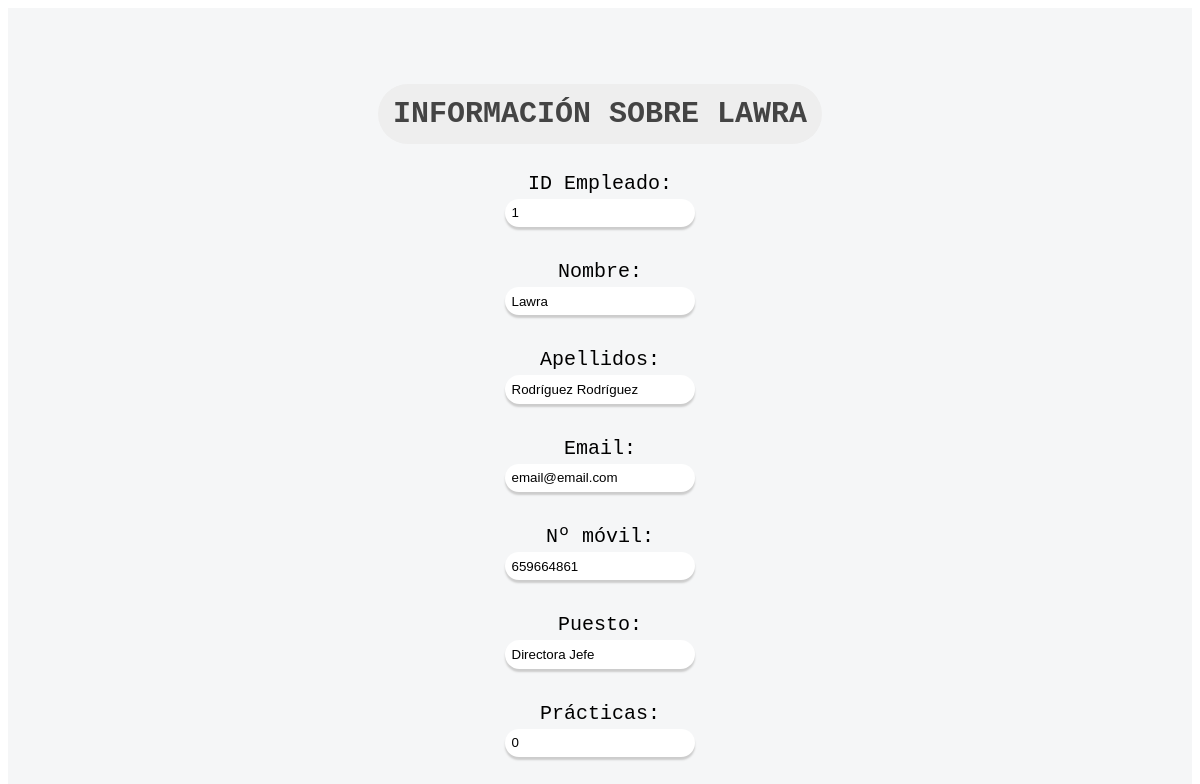
The app's page /ADMIN/info-empleados.php?id=1 with its own data.
### tables this page shows
CREATE TABLE `empleados` (
  `idEmpleados` int(11) NOT NULL,
  `nombre` varchar(45) DEFAULT NULL,
  `apellidos` varchar(45) DEFAULT NULL,
  `email` varchar(45) DEFAULT NULL,
  `numero` varchar(12) DEFAULT NULL,
  `puesto` varchar(45) DEFAULT NULL,
  `practicas` tinyint(4) DEFAULT NULL
);

### ADMIN/info-empleados.php (the view, shortened to what this page needs)
<!DOCTYPE html>
<html lang="es">
<head>
</head>
<?php
include "conn.php";
$registros = mysqli_query($conexion, "SELECT * FROM empleados WHERE idEmpleados=" . $_GET['id']);
$filas = mysqli_fetch_all($registros, MYSQLI_ASSOC);
foreach ($filas as $fila) {
?>
  <body>
    <main>
    <h2>INFORMACIÓN SOBRE <?php echo $fila['nombre']?></h2>
      ID Empleado: <input type="text" name="id" id="id" value="<?php echo $fila['idEmpleados'] ?>" readonly><br>
      Nombre: <input type="text" name="nombre" id="nombre" value="<?php echo $fila['nombre'] ?>" readonly><br>
      Apellidos: <input type="text" name="apellidos" id="apellidos" value="<?php echo $fila['apellidos'] ?>" readonly><br>
      Email: <input type="text" name="email" id="email" value="<?php echo $fila['email'] ?>" readonly><br>
      Nº móvil: <input type="text" name="movil" id="movil" value="<?php echo $fila['numero'] ?>" readonly><br>
      Puesto: <input type="text" name="puesto" id="puesto" value="<?php echo $fila['puesto'] ?>" readonly><br>
      Prácticas: <input type="text" name="practicas" id="practicas" value="<?php echo $fila['practicas'] ?>" readonly>
    </main>
  <?php
}
  ?>
  </body>
</html>

### ADMIN/info-empleados.php (style rules this page uses)
body { overflow: hidden; }
main { display: flex; flex-flow: column wrap; justify-content: center; align-items: center; line-height: 1.5em; height: 100vh; font-size: 20px; background-color: #f5f6f7; font-family: 'Courier New', Courier, monospace; }
input[type="text"] { border: none; border-radius: 2em; padding: .5em; box-shadow: 0 3px 2px #ccc; }
h2 { text-transform: uppercase; background-color: #eee; color: #444; padding: .5em; border-radius: 2em; }

### records on screen
empleados: nombre "LAWRA", id "1", nombre "Lawra", apellidos "Rodríguez Rodríguez", email "email@email.com", movil "659664861", puesto "Directora Jefe", practicas "0"
